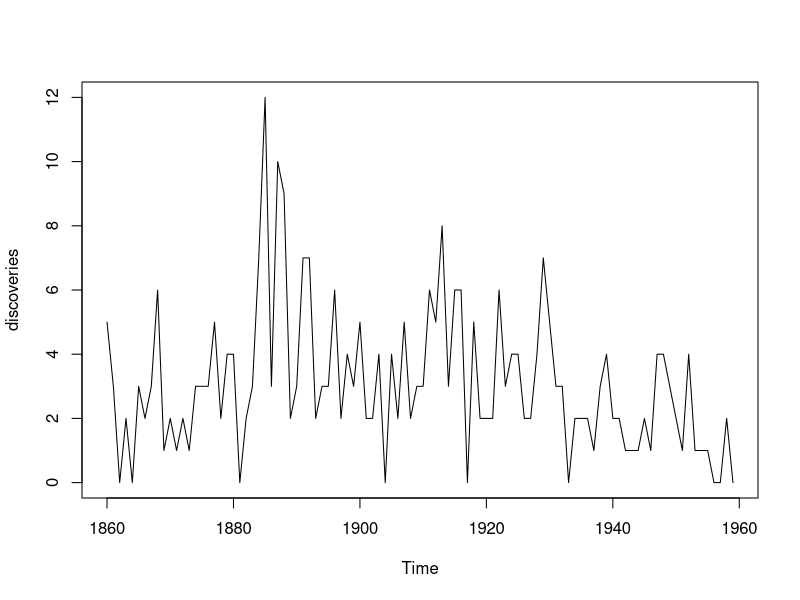
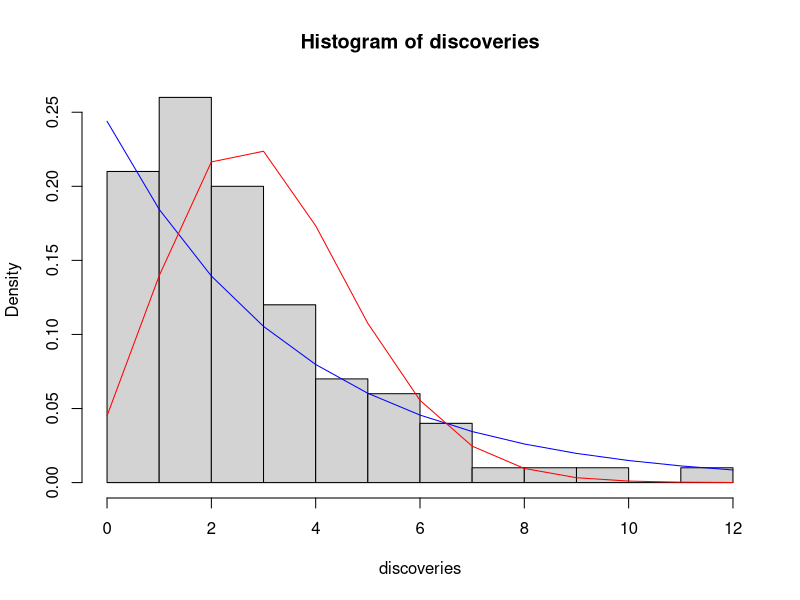
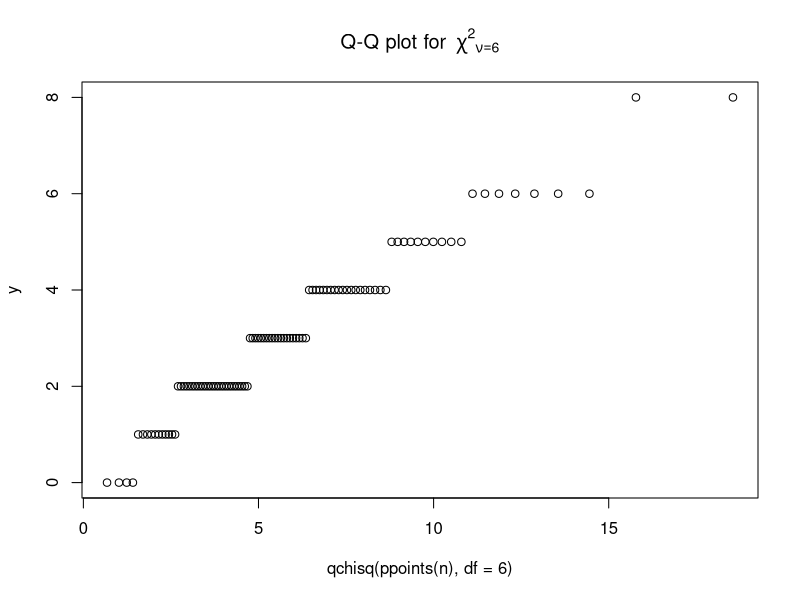
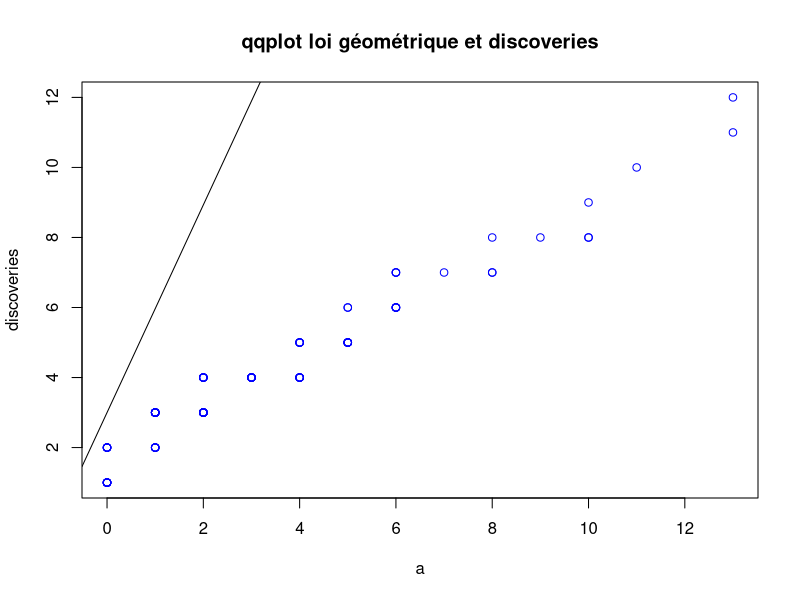
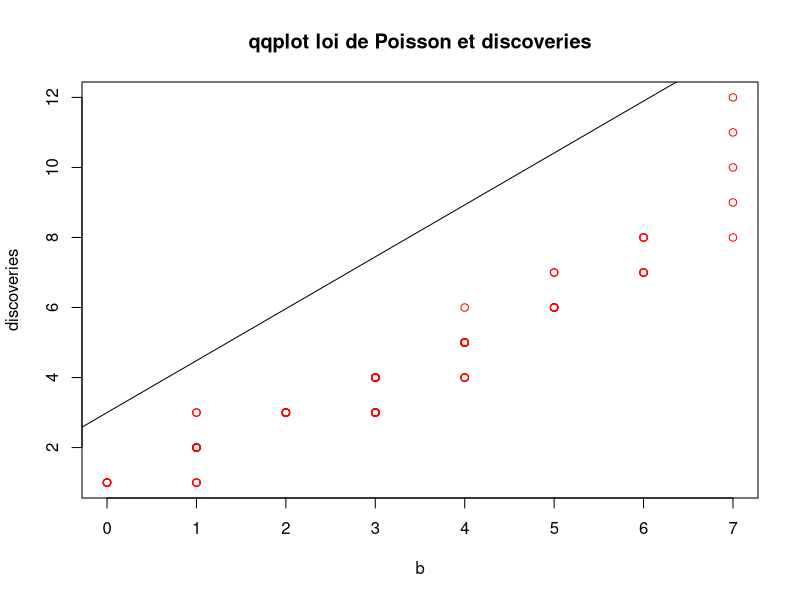
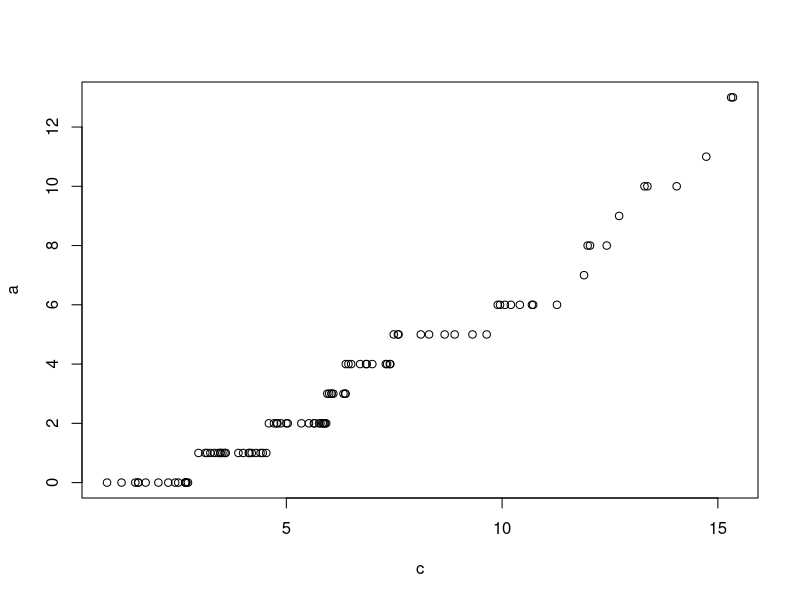
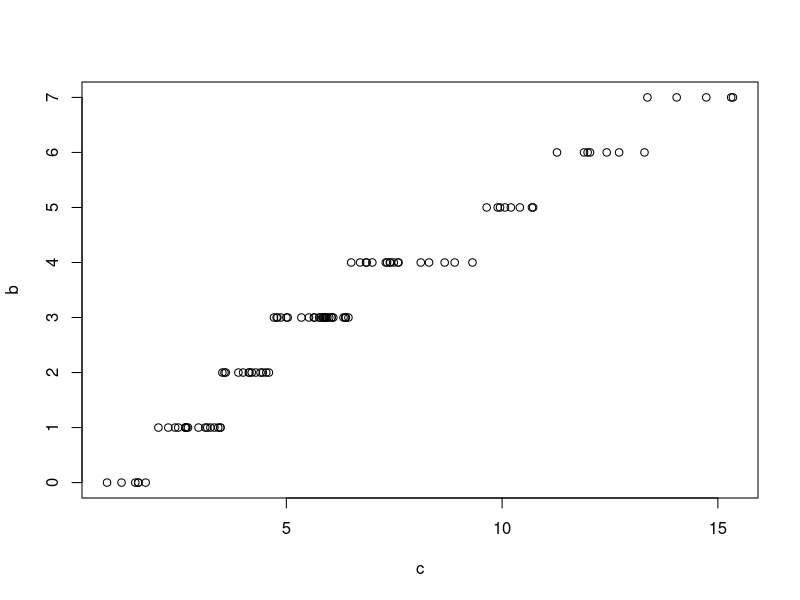

Recreate these plots in R, in order.
## ---- chunk 1
data("discoveries")
plot(discoveries)
## ---- chunk 2
#calcul de la moyenne et de la variance empirique du jeu de donnees
m = mean (discoveries)
v = var (discoveries)
print("moyenne empirique")
print(m)

print("variance empirique")
print(v)

#calcul à partir de l'estimateur de la loi géomtrique
n = length(discoveries)
S = 0 
for (i in (1:n)) {
  S <- S + discoveries[i]
}

theta = 1/((1/n)*S +1)
moy_geom = (1/n)*S + 1 ##1/theta
var_geom = (1-theta)/(theta**2)

print ('moyenne geometrique')
print(moy_geom)

print('variance geometrique')
print(var_geom)

#calcul à partir de l'estimateur de la loi de Poisson
lambda = (1/n)*S
moy_poisson = lambda
var_poisson = lambda
print('moyenne et variance de Poisson = ')  
print(lambda)

## ---- chunk 3
print(m/moy_geom)
print(v/var_geom)

print(m/moy_poisson)
print(v/var_poisson)

print("les valeurs obtenues par la loi de Poisson sont plus proches des valeurs empiriques. La loi de Poisson approche le mieux la statistique consideree.")
## ---- chunk 4
x = 0:12
hist(discoveries, probability = TRUE, breaks = 12)
lines(x, dgeom(x, prob = theta, log=FALSE), main = 'densite geometrique', col='blue')
lines(x, dpois(x, lambda, log = FALSE), main = 'densite de Poisson', col='red')
## ---- chunk 5
#library(discovery)
y <- rpois(n, lambda)
## QQPlot pour la loi du Chi^2 comparée à la ditribution de Poisson:
qqplot(qchisq(ppoints(n), df = 6), y, main = expression("Q-Q plot for" ~~ {chi^2}[nu == 6]))

# Pour rajouter la ligne de modélisation 
library(ggplot2)
y = qpois(x, lambda)
p = 0.05
#ggplot2::last_plot() + qqline(y, distribution = function(p) qchisq(p, df = 6), prob = c(0.25, 0.75), col = 2)
##y doit être la loi de poisson

## ---- chunk 6
library(ggplot2)
#x<-discoveries
#plot(x, qgeom(discoveries, theta), main='quantile inverse geom', col='blue')
#plot(x, qpois(discoveries, lambda), main='poisson', col='blue')
##attention aux invalid prob

#theta
#discoveries
#x<- sort(discoveries, decreasing = FALSE)
quantile_geom <- qgeom(discoveries, theta, lower.tail = TRUE, log.p = FALSE)

#plot(discoveries[i], quantile_geom[i/(n+1)], main = 'qq plot')


#1er quantile : i = 1
n <- length(discoveries)
summary(discoveries)

frst_quant <- summary(discoveries)[2]
thrd_quant <- summary(discoveries)[5]

x <- array(frst_quant, thrd_quant)
#y <- probleme 
#plot(x, )

## ---- chunk 7
##Utilisation de la fonction qqplot
#preparation des données
discoveries <- as.factor(discoveries)
head(discoveries)
a<-rgeom(n, theta)
b<-rpois(n, lambda)
qqplot(a, discoveries, main= 'qqplot loi géométrique et discoveries', col='blue')
qqline(a)
qqplot(b, discoveries, main= 'qqplot loi de Poisson et discoveries', col='red')
qqline(b)
## ---- chunk 8
c<-rchisq(n, 6, ncp=0.05)

qqplot(c, a)
#qqline(0.5*a-2.5, col='red')
qqplot(c,b)
#qqline(0.25*b-1.5, col='blue')
#qqline(a, col='red')
#qqline(b, col='blue')
#qqline(c, col='grey')
## ---- chunk 9
alpha = 0.05
print("s = ")
qpois(alpha, n*lambda)
## ---- chunk 10
#calcul de la probabilite que T = 281
k <- 281
res <- lambda**(-k)*exp(-lambda)/factorial(k)
print(res)
## ---- chunk 11
m <- mean(discoveries)
